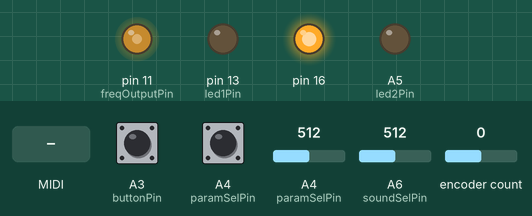
Simulated run of this sketch. Board: Arduino Nano, built with avr-gcc and run on an emulated ATmega328P. Shown: output pins drawn as LEDs (lit = HIGH). The inputs (shaded band) are chosen by the test bench; at power-on: encoder count 0, A6 (soundSelPin) = 512, A4 (paramSelPin) = 512, A3 (buttonPin) HIGH, A4 (paramSelPin) HIGH. MIDI output is not drawn; random numbers use the default seed unless the sketch sets one; pins used as bus, display or sensor lines are not drawn.

Above: at 1.2 s.
1.3 s: encoder count set to 1
At 2.5 s:
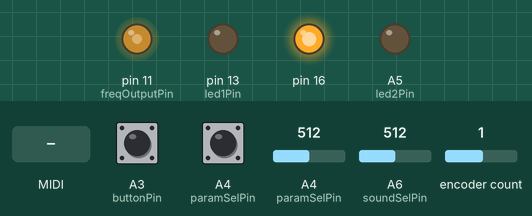
2.8 s: A6 (soundSelPin) set to 11
4.3 s: A6 (soundSelPin) set to 8
7.3 s: A4 (paramSelPin) set to 593
8.8 s: A4 (paramSelPin) set to 607
10.3 s: MIDI note 36 received
At 11.4 s:
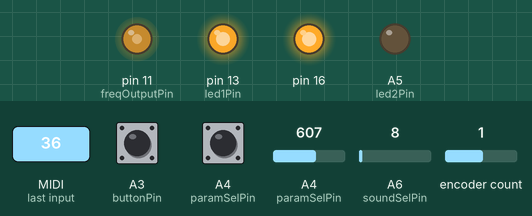
Timing chart, 0 to 12.8 s (numbered marks = the images above; inputs shaded):
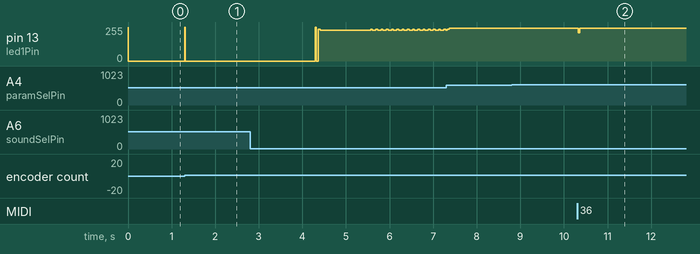

Measured:
- after the input at 1.3 s, pin 13 (led1Pin): 0/255 → 255/255 at once, → 0/255 0.01 s later
- after the input at 2.8 s, every drawn part: stays the same
- after the input at 8.8 s, every drawn part: stays the same
- after the input at 10.3 s, pin 13 (led1Pin): 244/255 → 213/255 at once, → 244/255 0.04 s later

The sketch:

TB-AY-3_MIDI.ino
```cpp
// TB-AY-3, MIDI_Controlled 8Bit Sound Generater
// Original code by Erik Oostveen
// www.erikoostveen.co.uk
// Oct 14th, 2019
// ... with the help of some code from http://watts.seesaa.net/article/458678673.html

// Refactored by GaryA
// Requires
// Encoder library: https://github.com/PaulStoffregen/Encoder
// Button library: https://github.com/tigoe/Button
// MIDI library: https://github.com/FortySevenEffects/arduino_midi_library/releases

/* AY-3-8910 Registers */
#define REG_FREQ_A_LO     0
#define REG_FREQ_A_HI     1
#define REG_FREQ_B_LO     2
#define REG_FREQ_B_HI     3
#define REG_FREQ_C_LO     4
#define REG_FREQ_C_HI     5
#define REG_FREQ_NOISE    6
#define REG_IO_MIXER      7
#define REG_LVL_A         8
#define REG_LVL_B         9
#define REG_LVL_C         10
#define REG_FREQ_ENV_L0   11
#define REG_FREQ_ENV_HI   12
#define REG_ENV_SHAPE     13
#define REG_IOA           14
#define REG_IOB           15

/* AY-3-8910 bus modes */
#define INACTIVE  B00
#define READ      B01
#define WRITE     B10
#define ADDRESS   B11

/* include library headers */
#include <MIDI.h>
#include <Encoder.h>
#include <Button.h>

/* define pin mapping */
// Tx pin 0
// MIDI Rx pin 1
// DA2 pin 2
// DA3 pin 3
// DA4 pin 4
// DA5 pin 5
// DA6 pin 6
// DA7 pin 7
// DA0 pin 8
// DA1 pin 9
const int encAPin = 10;
const int freqOutputPin = 11;   // OC2A output pin for ATmega328 boards
const int encBPin = 12;
const int led1Pin = 13;
// BC1 pin A0
// BDIR pin A1
// RST pin A2
const int buttonPin = A3;
const int paramSelPin = A4;
const int led2Pin = A5;
const int soundSelPin = A6;

const int ocr2aVal  = 3; // counter value for 2MHz clock for AY-3-8910

MIDI_CREATE_DEFAULT_INSTANCE();
Encoder myEnc(encAPin, encBPin);
#ifdef PULLUP
Button button = Button(buttonPin, PULLUP);
#else
Button button = Button(buttonPin,INPUT_PULLUP);
#endif

int paramSelValue = 0;
int paramSel = 0;

int soundSelValue = 0;
int soundSel = 0;

long parameterCounter[11] = {0};

typedef struct
{
  int oldPosition;
  int newPosition;
  int encCount;
  int value;
} param_t;

typedef struct
{
  param_t param[11];
} sound_t;

sound_t sound[5];

const int minVal[11] = {0, 0, 0, 0, 0, 0, 3, 1, 0, 0, 0};
const int maxVal[11] = {15, 255, 15, 255, 15, 255, 31, 255, 6, 16, 16};

const int envelopeTypeList[] = {9,4,8,12,10,14,11};
// 9 = Just release             [0]
// 4 = Reverse Release          [1]
// 8 = Repeat Release           [2]
// 12 = Reverse Repeat Release  [3]
// 10 = Repeat Release Waves    [4]
// 14 = Reverse Repeat Waves    [5]
// 11 = Release and on          [6]

const int mixerModeList[] = {0,248,199,254,253,251,252,249,246,237,219,238,221,243,247,239,223};
//   0 = A+B+C+Noise            [0]
// 248 = A+B+C                  [1]
// 199 = Noise only on A+B+C    [2]
// 254 = A Only                 [3]
// 253 = B only                 [4]
// 251 = C only                 [5]
// 252 = A+B                    [6]
// 249 = B+C                    [7]
// 246 = A+Noise                [8]
// 237 = B+Noise                [9]
// 219 = C+Noise                [10]
// 238 = A+Noise on B           [11]
// 221 = B+Noise on C           [12]
// 243 = C+Noise on A           [13]
// 247 = Noise only on A        [14]
// 239 = Noise only on B        [15]
// 223 = Noise only on C        [16]

void setupSounds(void)
{
  for (int i = 0; i < 5; i++)
  {
    for (int j = 0; j < 11; j++)
    {
      sound[i].param[j].oldPosition = 0;
      sound[i].param[j].newPosition = 0;
      sound[i].param[j].encCount = 1;
    }
  }
// --------------------------------------------------------------------------------
// Sound 1 Parameters
// --------------------------------------------------------------------------------
  sound[0].param[0].value = 9;
  sound[0].param[1].value = 10; // Osc A = 2569 = 48Hz
  sound[0].param[2].value = 10;
  sound[0].param[3].value = 12; // Osc B = 3082 = 40Hz
  sound[0].param[4].value = 11;
  sound[0].param[5].value = 14; // Osc C = 3595 = 34Hz
  sound[0].param[6].value = 16; // Noise period = 16 = 7.8kHz
  sound[0].param[7].value = 5;  // Env period = 1280 = 0.15s
  sound[0].param[8].value = 0;  // Env = release only
  sound[0].param[9].value = 3;  // Mixer = ch A only
  sound[0].param[10].value = 0; // MIDI = all channels

// --------------------------------------------------------------------------------
// Sound 2 Parameters
// --------------------------------------------------------------------------------
  sound[1].param[0].value = 64;
  sound[1].param[1].value = 2;  // Osc A = 576 = 217Hz
  sound[1].param[2].value = 66;
  sound[1].param[3].value = 6;  // Osc B = 1602 = 78Hz
  sound[1].param[4].value = 45;
  sound[1].param[5].value = 2;  // Osc C = 557 = 224Hz
  sound[1].param[6].value = 10; // Noise period = 10 = 12.5kHz
  sound[1].param[7].value = 9;  // Env period = 2304 = 0.3s
  sound[1].param[8].value = 0;  // Env = release only
  sound[1].param[9].value = 0;  // Mixer = A + B + C + Noise

// --------------------------------------------------------------------------------
// Sound 3 Parameters
// --------------------------------------------------------------------------------
  sound[2].param[0].value = 64;
  sound[2].param[1].value = 7;  // Osc A = 1856 = 67Hz
  sound[2].param[2].value = 64;
  sound[2].param[3].value = 7;  // Osc B = 1856 = 67Hz
  sound[2].param[4].value = 64;
  sound[2].param[5].value = 7;  // Osc C = 1856 = 67Hz
  sound[2].param[6].value = 3;  // Noise period = 3 = 42kHz
  sound[2].param[7].value = 2;  // Env period = 512 = 65ms
  sound[2].param[8].value = 0;  // Env = release only
  sound[2].param[9].value = 2;  // Mixer = noise only on A, B & C

// --------------------------------------------------------------------------------
// Sound 4 Parameters
// --------------------------------------------------------------------------------
  sound[3].param[0].value = 64;
  sound[3].param[1].value = 7;  // Osc A = 1856 = 67Hz
  sound[3].param[2].value = 64;
  sound[3].param[3].value = 7;  // Osc B = 1856 = 67Hz
  sound[3].param[4].value = 64;
  sound[3].param[5].value = 7;  // Osc C = 1856 = 67Hz
  sound[3].param[6].value = 3;  // Noise period = 3 = 42kHz
  sound[3].param[7].value = 6;  // Env period = 1536 = 0.2s
  sound[3].param[8].value = 0;  // Env = release only
  sound[3].param[9].value = 2;  // Mixer = noise only on A, B & C

// --------------------------------------------------------------------------------
// Sound 5 Parameters
// --------------------------------------------------------------------------------
  sound[4].param[0].value = 100;
  sound[4].param[1].value = 5;  // Osc A = 1380 = 90Hz
  sound[4].param[2].value = 64;
  sound[4].param[3].value = 7;  // Osc B = 1856 = 67Hz
  sound[4].param[4].value = 64;
  sound[4].param[5].value = 7;  // Osc C = 1856 = 67Hz
  sound[4].param[6].value = 5;  // Noise period = 5 = 25kHz
  sound[4].param[7].value = 8;  // Env period = 2048 = 0.26s
  sound[4].param[8].value = 0;  // Env = release only
  sound[4].param[9].value = 11; // Mixer = A + noise on B
// --------------------------------------------------------------------------------
}

// Set up PSG clock
void setupClock()
{
    pinMode(freqOutputPin, OUTPUT);
    TCCR2A = ((1 << WGM21) | (1 << COM2A0));
    TCCR2B = (1 << CS20);
    TIMSK2 = 0;
    OCR2A = ocr2aVal;
}

// Set up PSG data bus
void setupData(int mode)
{
  switch(mode)
  {
    default:
    case READ:
    case INACTIVE:
      DDRD = B00000000; // Set all D port as input
      DDRB &= ~0x03;    // Set PB1 & PB0 as input too
      break;
    case ADDRESS:
    case WRITE:
      DDRD = B11111111; // Set all D port as output
      DDRB |= 0x03;     // Set PB1 & PB0 as output too
      break;
  }
}

// Set up PSG control bits
void setupControl()
{
  PORTC &= ~B00000011;
  PORTC |=  B00000100;
  DDRC |= B00000111; // added reset signal to PC2 (as output)
}

// Set PSG control value
void setControl(int mode)
{
  PORTC = (PORTC & 111111100) | (mode);
}

// Reset PSG
void resetPSG()
{
  PORTC = B11111000;
  delay(1); // more than 500us required.
  PORTC = B11111100;
  delayMicroseconds(6);
}

// write to PSG data bus
void setData(unsigned char data)
{
  PORTD = data & 0xFC;
  PORTB = data & 0x03;
}

// read from PSG data bus
unsigned char getData(void)
{
  return (PIND & 0xFC) | (PINB & 0x03); // bug-fix: PORTx -> PINx to read
}

// write to PSG register
void writeReg(uint8_t reg, uint8_t value)
{
  setupData(ADDRESS);
  setData(reg & 0x0F);
  setControl(ADDRESS);
  delayMicroseconds(3);
  setControl(INACTIVE);
  delayMicroseconds(1);

  setupData(WRITE);
  setData(value);
  delayMicroseconds(1);
  setControl(WRITE);
  delayMicroseconds(5);
  setControl(INACTIVE);
  setupData(INACTIVE);
}

// read from PSG register
uint8_t readReg(uint8_t reg)
{
  uint8_t ret = 0;
  setupData(ADDRESS);
  setData(reg & 0x0F);
  setControl(ADDRESS);
  delayMicroseconds(3);
  setControl(INACTIVE);
  delayMicroseconds(1);

  setupData(READ);
  delayMicroseconds(1);
  setControl(READ);
  delayMicroseconds(2);
  ret = getData();
  delayMicroseconds(5);
  setControl(INACTIVE);
  setupData(INACTIVE);
  return ret;
}

void setup()
{
  setupSounds();
  setupClock();
  setupControl();
  setupData(INACTIVE);
  resetPSG(); // added to initialize PSG.

  writeReg(REG_LVL_A, 0);
  writeReg(REG_LVL_B, 0);
  writeReg(REG_LVL_C, 0);

  pinMode(led1Pin, OUTPUT); // Blinks when dial is rotated
  dialBlink();
  pinMode(led2Pin, OUTPUT); // Midi Rx LED
  midiBlink();

  MIDI.begin(MIDI_CHANNEL_OMNI);
//  Serial.begin(9600);           //  TEST :: setup serial
}

void loop()
{
  soundSelValue = analogRead(soundSelPin);
  // Serial.println(soundSelValue); // TEST

  if ( soundSelValue > 840 && soundSelValue < 870 ) { soundSel = 0; }
  if ( soundSelValue > 670 && soundSelValue < 700 ) { soundSel = 1; }
  if ( soundSelValue > 500 && soundSelValue < 530 ) { soundSel = 2; }
  if ( soundSelValue > 330 && soundSelValue < 350 ) { soundSel = 3; }
  if ( soundSelValue > 150 && soundSelValue < 180 ) { soundSel = 4; }
  if ( soundSelValue < 10 ) { soundSel = 5; }

  // Serial.println(soundSel); // TEST

  paramSelValue = analogRead(paramSelPin);
  // Serial.println(paramSelValue); // TEST

  if ( paramSelValue > 930 && paramSelValue < 950 ) { paramSel = 0; }
  if ( paramSelValue > 860 && paramSelValue < 880 ) { paramSel = 1; }
  if ( paramSelValue > 790 && paramSelValue < 810 ) { paramSel = 2; }
  if ( paramSelValue > 720 && paramSelValue < 740 ) { paramSel = 3; }
  if ( paramSelValue > 650 && paramSelValue < 670 ) { paramSel = 4; }
  if ( paramSelValue > 580 && paramSelValue < 600 ) { paramSel = 5; }
  if ( paramSelValue > 500 && paramSelValue < 530 ) { paramSel = 6; }
  if ( paramSelValue > 420 && paramSelValue < 450 ) { paramSel = 7; }
  if ( paramSelValue > 340 && paramSelValue < 360 ) { paramSel = 8; }
  if ( paramSelValue > 240 && paramSelValue < 270 ) { paramSel = 9; }
  if ( paramSelValue > 130 && paramSelValue < 160 ) { paramSel = 10; }
  if ( paramSelValue > 5 && paramSelValue <  25 ) { paramSel = 11; }

  // Serial.println(paramSel); // TEST

  // if parameter is MIDI, set sound to 0 as there is only one MIDI
  if (paramSel == 10)
  {
    soundSel = 0;
  }

  // Trigger selected sound when button is pressed
  if( button.uniquePress() )
  {
    midiBlink();
    playSound(soundSel);
  }

  sound[soundSel].param[paramSel].newPosition = myEnc.read();

  if ( sound[soundSel].param[paramSel].newPosition != sound[soundSel].param[paramSel].oldPosition )
  {
    sound[soundSel].param[paramSel].encCount++;
    if ( parameterCounter[paramSel] == 0 )
    {
      sound[soundSel].param[paramSel].encCount = 0;
    }
    if ( (sound[soundSel].param[paramSel].newPosition > sound[soundSel].param[paramSel].oldPosition)
          && (sound[soundSel].param[paramSel].encCount > 1 ))
    {
      sound[soundSel].param[paramSel].value--;
      sound[soundSel].param[paramSel].encCount = 0;
      dialBlink();
    }
    else if ( (sound[soundSel].param[paramSel].newPosition < sound[soundSel].param[paramSel].oldPosition)
              && (sound[soundSel].param[paramSel].encCount > 1 ))
    {
      sound[soundSel].param[paramSel].value++;
      sound[soundSel].param[paramSel].encCount = 0;
      dialBlink();
    }
    if ( sound[soundSel].param[paramSel].value < minVal[paramSel] )
    {
      sound[soundSel].param[paramSel].value = minVal[paramSel];
    }
    else if ( sound[soundSel].param[paramSel].value > maxVal[paramSel] )
    {
      sound[soundSel].param[paramSel].value = maxVal[paramSel];
    }
    sound[soundSel].param[paramSel].oldPosition = sound[soundSel].param[paramSel].newPosition;
    for (int i = 0; i < 11; i++)
    {
      if ( i != paramSel) parameterCounter[i] = 0;
    }
  }

  parameterCounter[paramSel]++;
  if ( parameterCounter[paramSel] > 1000 )
  {
    parameterCounter[paramSel] = 1;
  }

  if (MIDI.read())
  {
    switch(MIDI.getType())
    {
     case midi::NoteOn:
      if ( MIDI.getChannel() == sound[0].param[10].value || sound[0].param[10].value == 0  )
      {
        int voice = MIDI.getData1() - 36;
        if (voice < 8)
        {
          midiBlink();
          playSound(voice);
        }
      }
    }
  }
}

int dialBlink(void)
{
  digitalWrite(led1Pin, HIGH);
  delay(10);
  digitalWrite(led1Pin, LOW);
}

int midiBlink(void)
{
  digitalWrite(led2Pin, HIGH);
  delay(5);
  digitalWrite(led2Pin, LOW);
}

void playSound(int i)
{
  if(i == 5)
  {
    sound_5();
  }
  else if (i == 6)
  {
    sound_6();
  }
  else if (i == 7)
  {
    sound_7();
  }
  else
  {
    writeReg (REG_FREQ_A_LO, sound[i].param[0].value); // CH_A: Finetune - Value
    writeReg (REG_FREQ_A_HI, sound[i].param[1].value); // CH_A: Coarse - Higher value is lower frequency
    writeReg (REG_FREQ_B_LO, sound[i].param[2].value); // CH_B: Finetune - Value
    writeReg (REG_FREQ_B_HI, sound[i].param[3].value); // CH_B: Coarse - Higher value is lower frequency
    writeReg (REG_FREQ_C_LO, sound[i].param[4].value); // CH_C: Finetune - Value
    writeReg (REG_FREQ_C_HI, sound[i].param[5].value); // CH_C: Coarse - Fixed Higher value is lower frequency

    writeReg (REG_FREQ_NOISE, sound[i].param[6].value); // Reg 6 = Noise Period: 00 = high, FF = low

    writeReg (REG_IO_MIXER, mixerModeList[sound[i].param[9].value]); // Mixer (R7), 0x00 = Sound and noise on all channels, 0xF8 = Sound only on all channels, 0xC7 = Noise only on all channels

    writeReg (REG_LVL_A, 0x10); // Amplitude Control (R10 = Channel A): 0x10 = Variable Level (follow set envelope values), 0x0(0-F) = Fixed Level (Ignore envelope values)
    writeReg (REG_LVL_B, 0x10); // Amplitude Control (R11 = Channel B): 0x10 = Variable Level (follow set envelope values), 0x0(0-F) = Fixed Level (Ignore envelope values)
    writeReg (REG_LVL_C, 0x10); // Amplitude Control (R12 = Channel C): 0x10 = Variable Level (follow set envelope values), 0x0(0-F) = Fixed Level (Ignore envelope values)

    writeReg (REG_FREQ_ENV_HI, sound[i].param[7].value); // Envelope Control Coarse (R14): Sustain -- 0x00 (short) to 0xFF (long)
    writeReg (REG_ENV_SHAPE, envelopeTypeList[sound[i].param[8].value]); // Envelope Register (R15) -- 0x06 to 0x0F (0 x 09 = Sustain only)
  }
}

int sound_5(void)
{
    int FineRandNumberA = random(225);
    int CoarseRandNumberA = random(5);
    int FineRandNumberB = random(225);
    int CoarseRandNumberB = random(6);
    int FineRandNumberC = random(225);
    int CoarseRandNumberC = random(7);

    writeReg (REG_FREQ_A_LO, FineRandNumberA);
    writeReg (REG_FREQ_A_HI, CoarseRandNumberA);
    writeReg (REG_FREQ_B_LO, FineRandNumberB);
    writeReg (REG_FREQ_B_HI, CoarseRandNumberB);
    writeReg (REG_FREQ_C_LO, FineRandNumberC);
    writeReg (REG_FREQ_C_HI, CoarseRandNumberC);
    writeReg (REG_IO_MIXER, 248);   // A + B + C
    writeReg (REG_LVL_A, 0x10);
    writeReg (REG_LVL_B, 0x10);
    writeReg (REG_LVL_C, 0x10);
    writeReg (REG_FREQ_ENV_HI, 3);
    writeReg (REG_ENV_SHAPE, 9);    // Just release
}

int sound_6(void) // Non editable Effect
{
    int i, j, k, v;
    int t1 = 26, t2 = 1;
    writeReg (REG_FREQ_NOISE,0);
    writeReg (REG_IO_MIXER,0xF8);   // A + B + C
    writeReg (REG_FREQ_A_HI, t2);
    for (i = 255; i > 0; i = i - 10)
    {
      v = int (i / 16);
      j = (int (i / 12)% 2);
      writeReg (REG_LVL_A, v);
      writeReg (REG_FREQ_A_LO, t1-j * 30);
      delay (12);
    }
    writeReg (REG_LVL_A,0);
}

int sound_7(void) // // Non editable Effect
{
  for (int i = 0; i <= 8; i++)
  {
    int FineRandNumber = random(225);
    int CoarseRandNumber = random(5);

    writeReg (REG_FREQ_A_LO, FineRandNumber);
    writeReg (REG_FREQ_A_HI, CoarseRandNumber);
    writeReg (REG_IO_MIXER, 254);     //Oscillator A only
    writeReg (REG_LVL_A, 0x10);
    writeReg (REG_LVL_B, 0x00);
    writeReg (REG_LVL_C, 0x00);
    writeReg (REG_FREQ_ENV_HI, 9);
    writeReg (REG_ENV_SHAPE, 9);      // Just release
    delay(120);
  }
}
```
